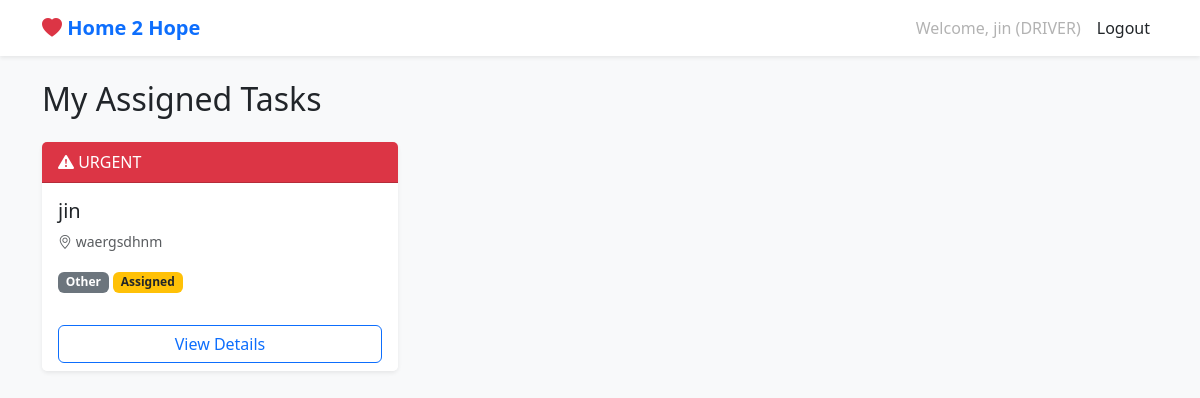
The page /my-tasks/ (signed in) on the database as committed earlier.
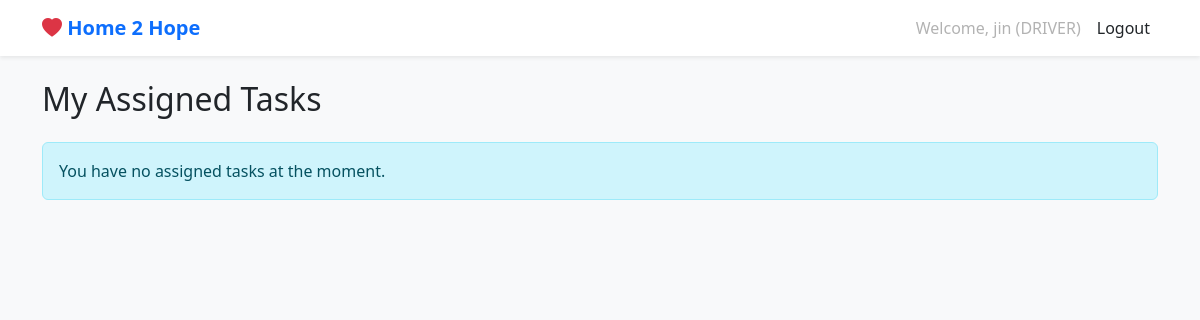
The same page on the database as committed later.
### core/models.py (models this page shows, shortened)
class Task(models.Model):
    STATUS_ASSIGNED = 'ASSIGNED'
    STATUS_IN_PROGRESS = 'IN_PROGRESS'
    STATUS_COMPLETED = 'COMPLETED'
    STATUS_CHOICES = [
        (STATUS_ASSIGNED, 'Assigned'),
        (STATUS_IN_PROGRESS, 'In Progress'),
        (STATUS_COMPLETED, 'Completed'),
    ]
    donor_name = models.CharField(max_length=255)
    address = models.TextField()
    phone_numbers = models.CharField(max_length=255, help_text="Comma-separated phone numbers")
    location_link = models.URLField(max_length=500, help_text="Google Maps Share Link")
    CATEGORY_CHOICES = [
        ('FURNITURE', 'Furniture'),
        ('CLOTHES', 'Clothes'),
        ('ELECTRONICS', 'Electronics'),
        ('FOOD', 'Food'),
        ('BOOKS', 'Books'),
        ('OTHER', 'Other'),
    ]
    category = models.CharField(max_length=50, choices=CATEGORY_CHOICES, default='OTHER')
    is_urgent = models.BooleanField(default=False)
    assigned_to = models.ForeignKey(User, on_delete=models.SET_NULL, null=True, blank=True, related_name='assigned_tasks')
    created_by = models.ForeignKey(User, on_delete=models.CASCADE, related_name='created_tasks')
    status = models.CharField(max_length=20, choices=STATUS_CHOICES, default=STATUS_ASSIGNED)
    created_at = models.DateTimeField(auto_now_add=True)
    updated_at = models.DateTimeField(auto_now=True)
    completed_at = models.DateTimeField(null=True, blank=True)
    visitor_form_filled = models.BooleanField(default=False)
    trust_notice_given = models.BooleanField(default=False)

### core/views.py (the view)
# urls.py: path('my-tasks/', views.DriverDashboardView.as_view(), name='driver_dashboard'),
class DriverDashboardView(DriverRequiredMixin, ListView):
    model = Task
    template_name = 'core/dashboard_driver.html'
    context_object_name = 'tasks'
    def get_queryset(self):
        return Task.objects.filter(
            assigned_to=self.request.user
        ).exclude(status='COMPLETED').order_by('-is_urgent', '-created_at')

### core/views.py (called while the page is built)
    def test_func(self):
        return self.request.user.is_authenticated and self.request.user.role == 'DRIVER'

### templates/core/dashboard_driver.html (shortened to what this page needs)
{% extends 'base.html' %}
{% block content %}
<h2 class="mb-4">My Assigned Tasks</h2>
{% if tasks %}
<div class="row">
    {% for task in tasks %}
    <div class="col-md-6 col-lg-4 mb-4">
        <div class="card h-100 {% if task.is_urgent %}border-danger{% endif %}">
            {% if task.is_urgent %}
            <div class="card-header bg-danger text-white">
                <i class="bi bi-exclamation-triangle-fill"></i> URGENT
            </div>
            {% endif %}
            <div class="card-body">
                <h5 class="card-title">{{ task.donor_name }}</h5>
                <p class="card-text text-muted small"><i class="bi bi-geo-alt"></i> {{ task.address|truncatechars:50 }}
                </p>
                <div class="mb-2">
                    <span class="badge bg-secondary">{{ task.get_category_display }}</span>
                    <span
                        class="badge bg-{% if task.status == 'COMPLETED' %}success{% elif task.status == 'IN_PROGRESS' %}primary{% else %}warning text-dark{% endif %}">
                        {{ task.get_status_display }}
                    </span>
                </div>
            </div>
            <div class="card-footer bg-white border-top-0">
                <div class="d-grid">
                    <a href="{% url 'driver_task_detail' task.pk %}" class="btn btn-outline-primary">View Details</a>
                </div>
            </div>
        </div>
    </div>
    {% endfor %}
</div>
{% else %}
<div class="alert alert-info">
    You have no assigned tasks at the moment.
</div>
{% endif %}
{% endblock %}

Rows that differ between the two databases and show on the page:
no longer on this page (row edited): Task: is_urgent True (drawn), donor_name "jin", address "waergsdhnm", category "Other", status "Assigned"
Other text that changed with them:
text now shown: "You have no assigned tasks at the moment."
